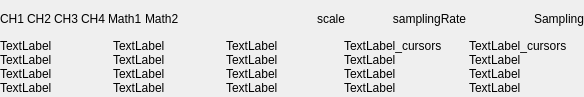
<?xml version="1.0" encoding="UTF-8"?>
<ui version="4.0">
 <class>widgetLabelArea</class>
 <widget class="QWidget" name="widgetLabelArea">
  <property name="geometry">
   <rect>
    <x>0</x>
    <y>0</y>
    <width>584</width>
    <height>97</height>
   </rect>
  </property>
  <property name="sizePolicy">
   <sizepolicy hsizetype="Preferred" vsizetype="Preferred">
    <horstretch>0</horstretch>
    <verstretch>0</verstretch>
   </sizepolicy>
  </property>
  <property name="windowTitle">
   <string>Form</string>
  </property>
  <property name="styleSheet">
   <string notr="true"/>
  </property>
  <layout class="QVBoxLayout" name="verticalLayout">
   <property name="spacing">
    <number>0</number>
   </property>
   <property name="leftMargin">
    <number>0</number>
   </property>
   <property name="topMargin">
    <number>0</number>
   </property>
   <property name="rightMargin">
    <number>0</number>
   </property>
   <property name="bottomMargin">
    <number>0</number>
   </property>
   <item>
    <widget class="QWidget" name="widget_chart_settings" native="true">
     <layout class="QVBoxLayout" name="verticalLayout_3">
      <property name="spacing">
       <number>5</number>
      </property>
      <property name="leftMargin">
       <number>0</number>
      </property>
      <property name="topMargin">
       <number>0</number>
      </property>
      <property name="rightMargin">
       <number>0</number>
      </property>
      <property name="bottomMargin">
       <number>0</number>
      </property>
      <item>
       <layout class="QHBoxLayout" name="horizontalLayout">
        <property name="spacing">
         <number>3</number>
        </property>
        <item>
         <widget class="QLabel" name="label_ch1">
          <property name="text">
           <string>CH1</string>
          </property>
          <property name="margin">
           <number>0</number>
          </property>
         </widget>
        </item>
        <item>
         <widget class="QLabel" name="label_ch2">
          <property name="text">
           <string>CH2</string>
          </property>
         </widget>
        </item>
        <item>
         <widget class="QLabel" name="label_ch3">
          <property name="text">
           <string>CH3</string>
          </property>
         </widget>
        </item>
        <item>
         <widget class="QLabel" name="label_ch4">
          <property name="text">
           <string>CH4</string>
          </property>
         </widget>
        </item>
        <item>
         <widget class="QLabel" name="label_math1">
          <property name="text">
           <string>Math1</string>
          </property>
         </widget>
        </item>
        <item>
         <widget class="QLabel" name="label_math2">
          <property name="text">
           <string>Math2</string>
          </property>
         </widget>
        </item>
        <item>
         <widget class="QLabel" name="label_scale">
          <property name="sizePolicy">
           <sizepolicy hsizetype="Expanding" vsizetype="Preferred">
            <horstretch>0</horstretch>
            <verstretch>0</verstretch>
           </sizepolicy>
          </property>
          <property name="minimumSize">
           <size>
            <width>0</width>
            <height>12</height>
           </size>
          </property>
          <property name="styleSheet">
           <string notr="true"/>
          </property>
          <property name="text">
           <string>scale</string>
          </property>
          <property name="alignment">
           <set>Qt::AlignRight|Qt::AlignTrailing|Qt::AlignVCenter</set>
          </property>
         </widget>
        </item>
        <item>
         <widget class="QLabel" name="label_sampling">
          <property name="sizePolicy">
           <sizepolicy hsizetype="MinimumExpanding" vsizetype="Preferred">
            <horstretch>0</horstretch>
            <verstretch>0</verstretch>
           </sizepolicy>
          </property>
          <property name="text">
           <string>samplingRate</string>
          </property>
          <property name="alignment">
           <set>Qt::AlignCenter</set>
          </property>
         </widget>
        </item>
        <item>
         <widget class="QLabel" name="label_trigger">
          <property name="sizePolicy">
           <sizepolicy hsizetype="Fixed" vsizetype="Preferred">
            <horstretch>0</horstretch>
            <verstretch>0</verstretch>
           </sizepolicy>
          </property>
          <property name="minimumSize">
           <size>
            <width>70</width>
            <height>0</height>
           </size>
          </property>
          <property name="maximumSize">
           <size>
            <width>70</width>
            <height>16777215</height>
           </size>
          </property>
          <property name="text">
           <string>Sampling</string>
          </property>
          <property name="scaledContents">
           <bool>false</bool>
          </property>
          <property name="alignment">
           <set>Qt::AlignRight|Qt::AlignTrailing|Qt::AlignVCenter</set>
          </property>
         </widget>
        </item>
       </layout>
      </item>
     </layout>
    </widget>
   </item>
   <item>
    <widget class="QWidget" name="widget_measAndCursors" native="true">
     <property name="sizePolicy">
      <sizepolicy hsizetype="Preferred" vsizetype="Preferred">
       <horstretch>0</horstretch>
       <verstretch>0</verstretch>
      </sizepolicy>
     </property>
     <layout class="QHBoxLayout" name="horizontalLayout_2">
      <property name="spacing">
       <number>0</number>
      </property>
      <property name="leftMargin">
       <number>0</number>
      </property>
      <property name="topMargin">
       <number>0</number>
      </property>
      <property name="rightMargin">
       <number>0</number>
      </property>
      <property name="bottomMargin">
       <number>0</number>
      </property>
      <item>
       <widget class="QWidget" name="widget_meas" native="true">
        <property name="sizePolicy">
         <sizepolicy hsizetype="Expanding" vsizetype="Preferred">
          <horstretch>0</horstretch>
          <verstretch>0</verstretch>
         </sizepolicy>
        </property>
        <property name="minimumSize">
         <size>
          <width>150</width>
          <height>0</height>
         </size>
        </property>
        <layout class="QHBoxLayout" name="horizontalLayout_4">
         <property name="spacing">
          <number>0</number>
         </property>
         <property name="leftMargin">
          <number>0</number>
         </property>
         <property name="topMargin">
          <number>2</number>
         </property>
         <property name="rightMargin">
          <number>5</number>
         </property>
         <property name="bottomMargin">
          <number>2</number>
         </property>
         <item>
          <layout class="QGridLayout" name="gridLayout">
           <property name="spacing">
            <number>0</number>
           </property>
           <item row="2" column="2">
            <widget class="QLabel" name="label_meas9">
             <property name="text">
              <string>TextLabel</string>
             </property>
            </widget>
           </item>
           <item row="3" column="0">
            <widget class="QLabel" name="label_meas10">
             <property name="sizePolicy">
              <sizepolicy hsizetype="Preferred" vsizetype="Preferred">
               <horstretch>0</horstretch>
               <verstretch>0</verstretch>
              </sizepolicy>
             </property>
             <property name="minimumSize">
              <size>
               <width>0</width>
               <height>0</height>
              </size>
             </property>
             <property name="text">
              <string>TextLabel</string>
             </property>
            </widget>
           </item>
           <item row="3" column="1">
            <widget class="QLabel" name="label_meas11">
             <property name="sizePolicy">
              <sizepolicy hsizetype="Preferred" vsizetype="Preferred">
               <horstretch>0</horstretch>
               <verstretch>0</verstretch>
              </sizepolicy>
             </property>
             <property name="minimumSize">
              <size>
               <width>0</width>
               <height>0</height>
              </size>
             </property>
             <property name="text">
              <string>TextLabel</string>
             </property>
            </widget>
           </item>
           <item row="3" column="2">
            <widget class="QLabel" name="label_meas12">
             <property name="sizePolicy">
              <sizepolicy hsizetype="Preferred" vsizetype="Preferred">
               <horstretch>0</horstretch>
               <verstretch>0</verstretch>
              </sizepolicy>
             </property>
             <property name="minimumSize">
              <size>
               <width>0</width>
               <height>0</height>
              </size>
             </property>
             <property name="text">
              <string>TextLabel</string>
             </property>
            </widget>
           </item>
           <item row="0" column="1">
            <widget class="QLabel" name="label_meas2">
             <property name="minimumSize">
              <size>
               <width>0</width>
               <height>0</height>
              </size>
             </property>
             <property name="text">
              <string>TextLabel</string>
             </property>
            </widget>
           </item>
           <item row="2" column="0">
            <widget class="QLabel" name="label_meas7">
             <property name="sizePolicy">
              <sizepolicy hsizetype="Preferred" vsizetype="Preferred">
               <horstretch>0</horstretch>
               <verstretch>0</verstretch>
              </sizepolicy>
             </property>
             <property name="minimumSize">
              <size>
               <width>0</width>
               <height>0</height>
              </size>
             </property>
             <property name="text">
              <string>TextLabel</string>
             </property>
            </widget>
           </item>
           <item row="0" column="0">
            <widget class="QLabel" name="label_meas1">
             <property name="sizePolicy">
              <sizepolicy hsizetype="Preferred" vsizetype="Preferred">
               <horstretch>0</horstretch>
               <verstretch>0</verstretch>
              </sizepolicy>
             </property>
             <property name="minimumSize">
              <size>
               <width>0</width>
               <height>0</height>
              </size>
             </property>
             <property name="text">
              <string>TextLabel</string>
             </property>
            </widget>
           </item>
           <item row="0" column="2">
            <widget class="QLabel" name="label_meas3">
             <property name="text">
              <string>TextLabel</string>
             </property>
            </widget>
           </item>
           <item row="1" column="0">
            <widget class="QLabel" name="label_meas4">
             <property name="sizePolicy">
              <sizepolicy hsizetype="Preferred" vsizetype="Preferred">
               <horstretch>0</horstretch>
               <verstretch>0</verstretch>
              </sizepolicy>
             </property>
             <property name="minimumSize">
              <size>
               <width>0</width>
               <height>0</height>
              </size>
             </property>
             <property name="text">
              <string>TextLabel</string>
             </property>
            </widget>
           </item>
           <item row="1" column="1">
            <widget class="QLabel" name="label_meas5">
             <property name="text">
              <string>TextLabel</string>
             </property>
            </widget>
           </item>
           <item row="2" column="1">
            <widget class="QLabel" name="label_meas8">
             <property name="text">
              <string>TextLabel</string>
             </property>
            </widget>
           </item>
           <item row="1" column="2">
            <widget class="QLabel" name="label_meas6">
             <property name="text">
              <string>TextLabel</string>
             </property>
            </widget>
           </item>
          </layout>
         </item>
        </layout>
       </widget>
      </item>
      <item>
       <widget class="QWidget" name="widget_Vcursors" native="true">
        <property name="sizePolicy">
         <sizepolicy hsizetype="Preferred" vsizetype="Preferred">
          <horstretch>0</horstretch>
          <verstretch>0</verstretch>
         </sizepolicy>
        </property>
        <property name="minimumSize">
         <size>
          <width>120</width>
          <height>0</height>
         </size>
        </property>
        <layout class="QVBoxLayout" name="verticalLayout_5">
         <property name="spacing">
          <number>0</number>
         </property>
         <property name="leftMargin">
          <number>0</number>
         </property>
         <property name="topMargin">
          <number>2</number>
         </property>
         <property name="rightMargin">
          <number>0</number>
         </property>
         <property name="bottomMargin">
          <number>2</number>
         </property>
         <item>
          <layout class="QVBoxLayout" name="verticalLayout_4">
           <property name="spacing">
            <number>0</number>
           </property>
           <item>
            <widget class="QLabel" name="label_Vcursor_title">
             <property name="text">
              <string>TextLabel_cursors</string>
             </property>
            </widget>
           </item>
           <item>
            <widget class="QLabel" name="label_Vcursor1">
             <property name="text">
              <string>TextLabel</string>
             </property>
            </widget>
           </item>
           <item>
            <widget class="QLabel" name="label_Vcursor2">
             <property name="text">
              <string>TextLabel</string>
             </property>
            </widget>
           </item>
           <item>
            <widget class="QLabel" name="label_Vcursor3">
             <property name="text">
              <string>TextLabel</string>
             </property>
            </widget>
           </item>
          </layout>
         </item>
        </layout>
       </widget>
      </item>
      <item>
       <widget class="QWidget" name="widget_Hcursors" native="true">
        <property name="sizePolicy">
         <sizepolicy hsizetype="Preferred" vsizetype="Preferred">
          <horstretch>0</horstretch>
          <verstretch>0</verstretch>
         </sizepolicy>
        </property>
        <property name="minimumSize">
         <size>
          <width>120</width>
          <height>0</height>
         </size>
        </property>
        <layout class="QHBoxLayout" name="horizontalLayout_3">
         <property name="spacing">
          <number>0</number>
         </property>
         <property name="leftMargin">
          <number>5</number>
         </property>
         <property name="topMargin">
          <number>2</number>
         </property>
         <property name="rightMargin">
          <number>0</number>
         </property>
         <property name="bottomMargin">
          <number>2</number>
         </property>
         <item>
          <layout class="QVBoxLayout" name="verticalLayout_2">
           <property name="spacing">
            <number>0</number>
           </property>
           <item>
            <widget class="QLabel" name="label_Hcursor_title">
             <property name="text">
              <string>TextLabel_cursors</string>
             </property>
            </widget>
           </item>
           <item>
            <widget class="QLabel" name="label_Hcursor1">
             <property name="text">
              <string>TextLabel</string>
             </property>
            </widget>
           </item>
           <item>
            <widget class="QLabel" name="label_Hcursor2">
             <property name="text">
              <string>TextLabel</string>
             </property>
            </widget>
           </item>
           <item>
            <widget class="QLabel" name="label_Hcursor3">
             <property name="text">
              <string>TextLabel</string>
             </property>
            </widget>
           </item>
          </layout>
         </item>
        </layout>
       </widget>
      </item>
     </layout>
    </widget>
   </item>
  </layout>
 </widget>
 <resources/>
 <connections/>
</ui>
